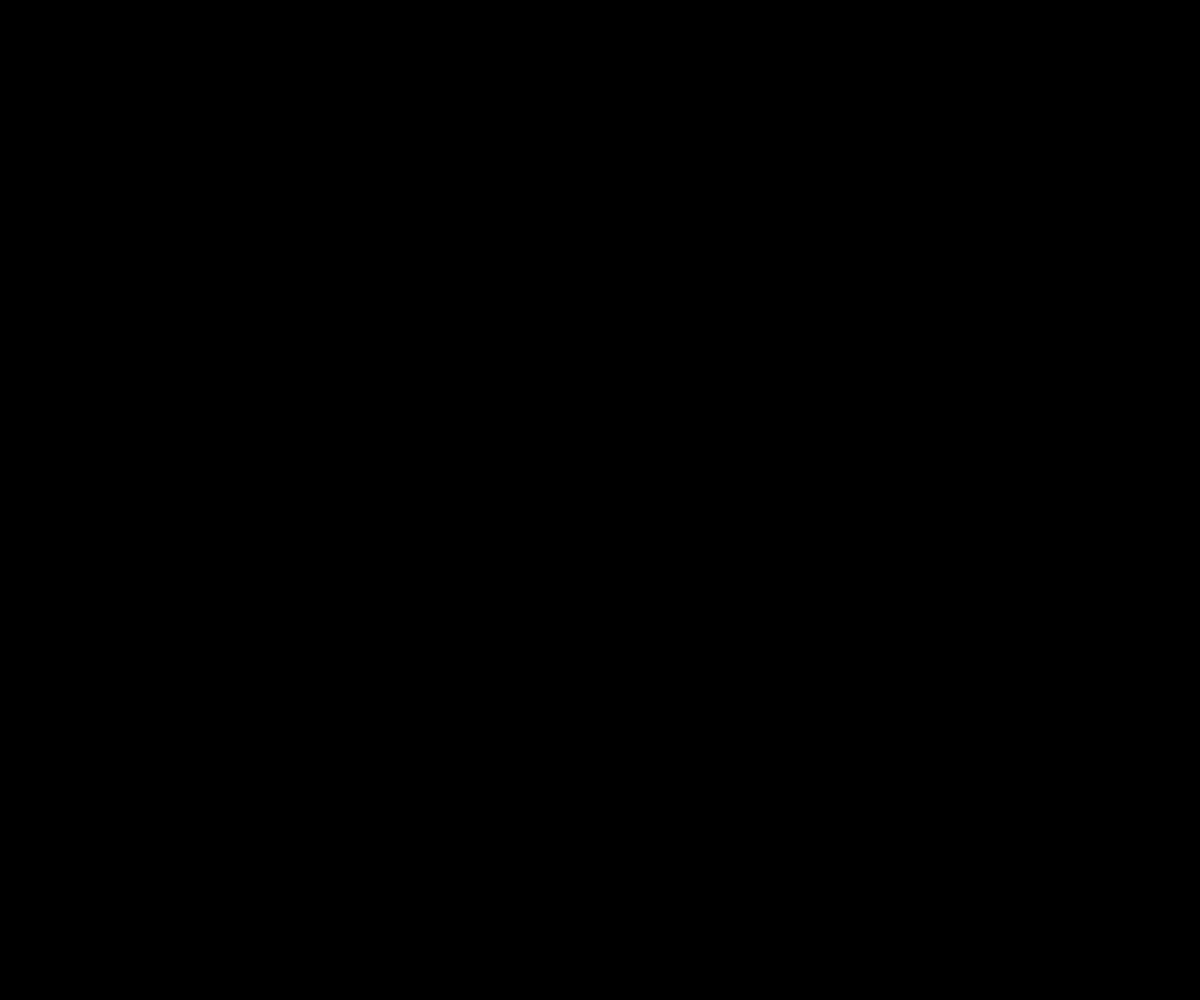
Frame 1 (no input)
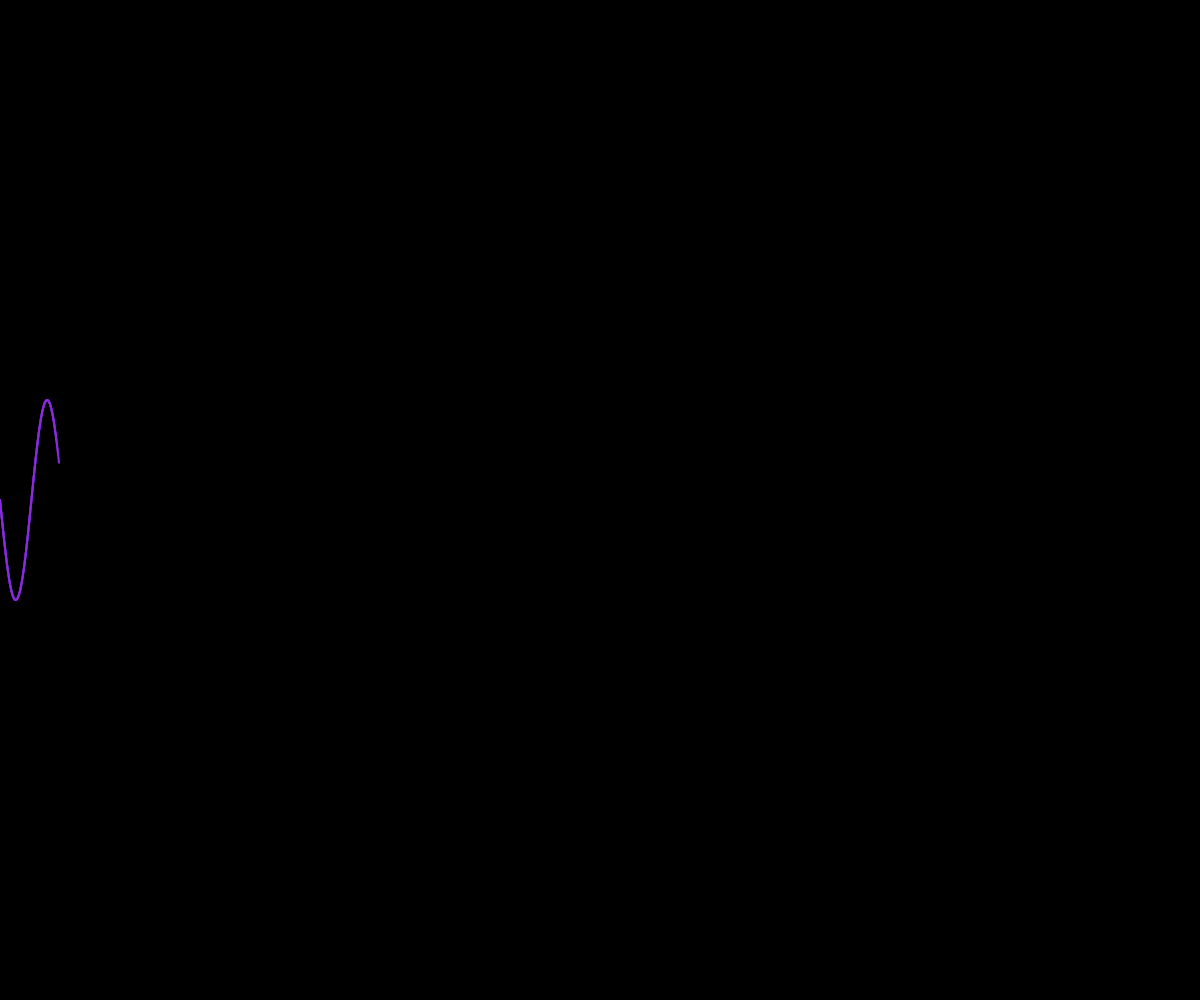
Frame 60 (no input)
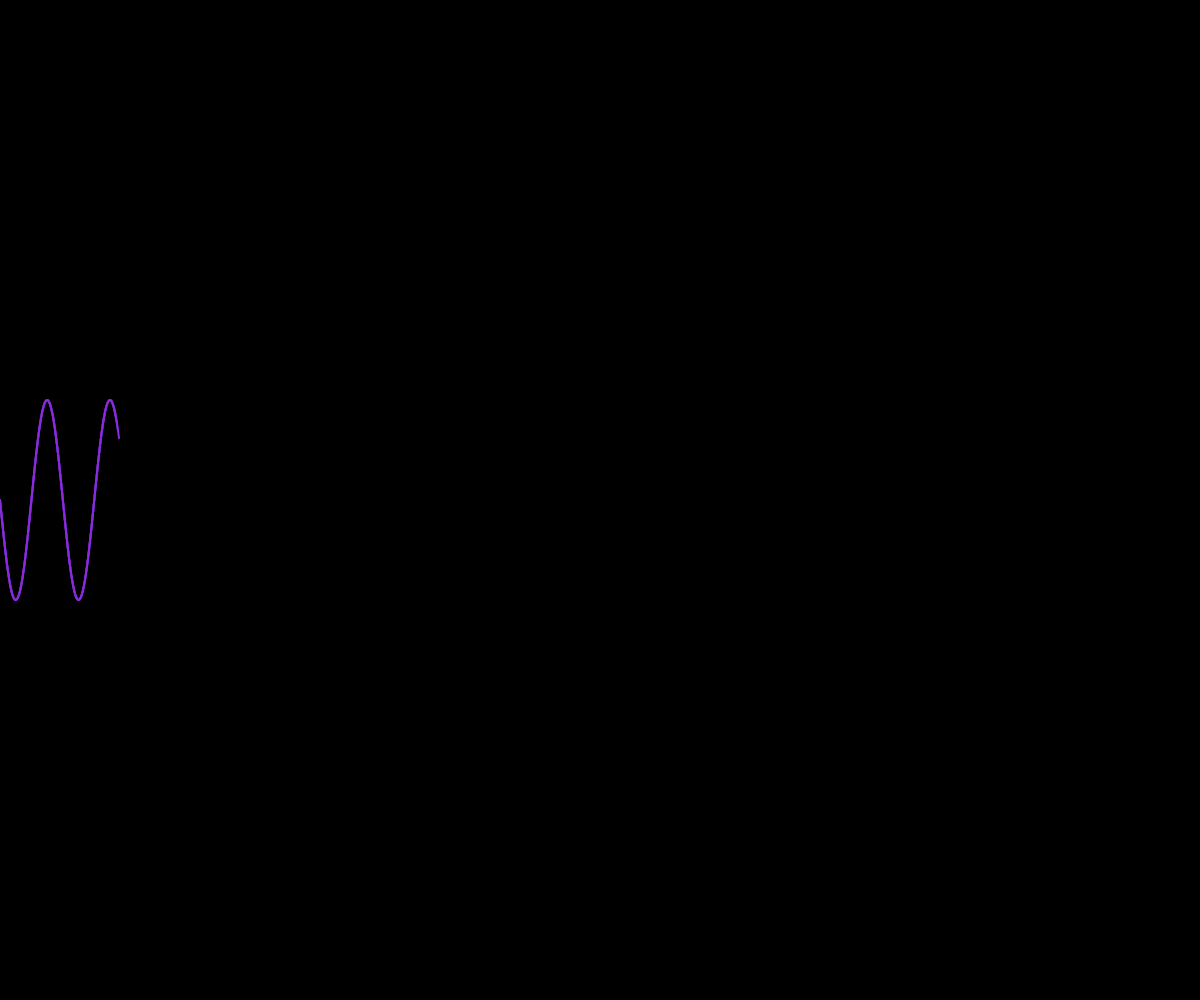
Frame 120 (the mouse pressed at the canvas centre since frame 60)

The p5.js sketch that drew these frames (run headless with seeded random() and noise() and a simulated clock; from frame 60 on, the mouse is pressed at the canvas centre):

// p5.js sketch
// ── sketch.js
let wave = [];
let angle = 0;

function setup() {
  createCanvas(windowWidth, windowHeight); // Fullscreen canvas
  background(0); // Black background
  stroke(138, 43, 226); // Purple stroke color
  strokeWeight(2); // Line thickness
  noFill(); // No fill for shapes
}

function draw() {
  background(0, 50); // Fade effect to leave trails
  translate(0, height / 2); // Shift the wave to the vertical center

  // Calculate the next point on the wave
  let y = sin(angle) * 100; // Sine wave formula
  wave.push(y); // Add the point to the wave array

  // Draw the wave
  beginShape();
  for (let i = 0; i < wave.length; i++) {
    vertex(i, wave[i]); // Connect points with vertices
  }
  endShape();

  angle += 0.1; // Increment angle for the next point

  // Remove points to keep the wave from growing infinitely
  if (wave.length > width) {
    wave.splice(0, 1);
  }
}

// Resize the canvas when the window is resized
function windowResized() {
  resizeCanvas(windowWidth, windowHeight);
  background(0); // Clear the canvas with a black background
}
